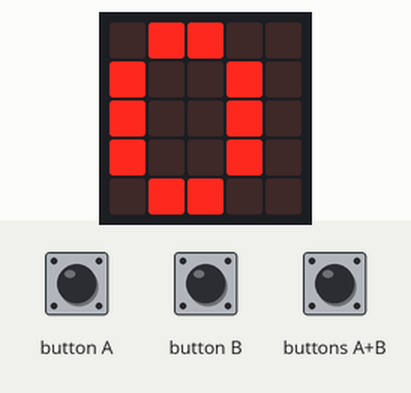
Simulated run of this program. Board: BBC micro:bit running MicroPython. Parts: the board's 5×5 LED display. The test bench sets the inputs (shaded band).

Above: at 1.2 s.
1.3 s: button B pressed for 0.15 s
At 3.0 s:
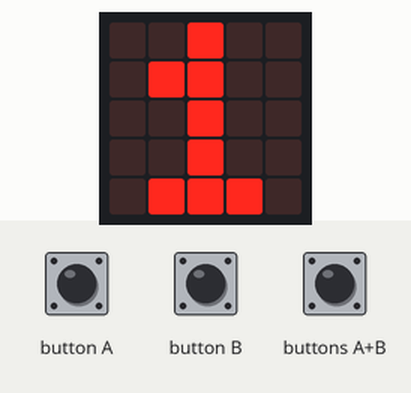
3.5 s: button B pressed for 1 s
At 5.5 s:
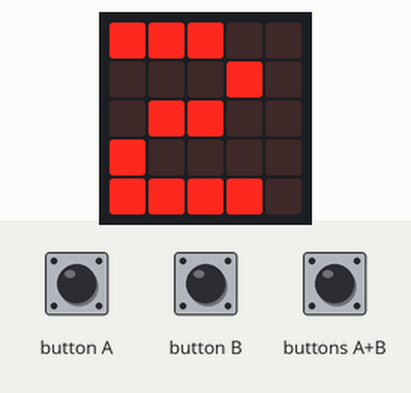
Timing chart, 0 to 7.0 s (numbered marks = the images above; inputs shaded):
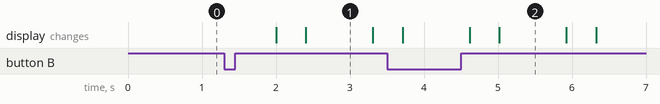

The program:

petx_slanje.py
```python
from microbit import *
import radio

radio.on()
broj = 0

while True:
    display.show(str(broj))
    if button_a.was_pressed():
        broj += 1
    if button_b.was_pressed():
        broj -= 1
    if button_a.is_pressed() and button_b.is_pressed():
        radio.send(str(broj))
    sleep(500)
```

Measured:
- after the input at 1.3 s, the display: first changes after 0.70 s (image 1 shows a later state)
- after the input at 3.5 s, the display: first differs from a run without the input after 1.5 s (image 2)
- what the display in image 1 shows lasts 0.9 s, from 2.4 s to 3.3 s
